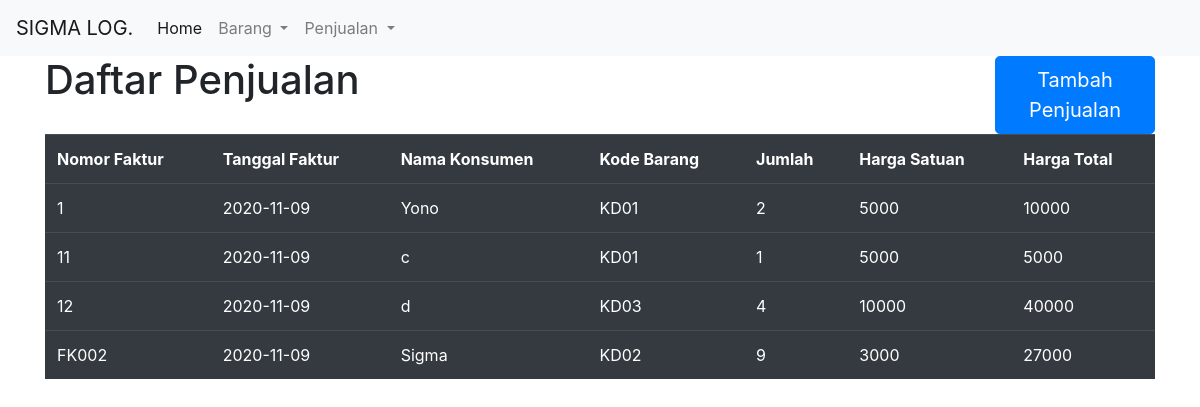
The page /daftarPenjualan.php on the database its author committed.
### tables this page shows
CREATE TABLE `penjualan` (
  `nomor` varchar(11) NOT NULL,
  `tanggal` date NOT NULL,
  `konsumen` varchar(250) NOT NULL,
  `kode` varchar(5) NOT NULL,
  `jumlah` int(11) NOT NULL,
  `hargasatuan` double NOT NULL,
  `hargatotal` double NOT NULL
);

### daftarPenjualan.php (the view)
<?php
    include 'koneksi.php';
    $listPenjualan = mysqli_query($koneksi,"SELECT * FROM penjualan" );
    include 'master.php';
?>
<div class="container">
    <div class="row">
        <div class="col-lg-10">
            <h1>Daftar Penjualan</h1>
        </div>
        <div class="col-lg-2">
            <a href="penjualan.php"><button type="button" class="btn btn-primary btn-lg">Tambah Penjualan</button></a>
        </div>
    </div>
    <div class="row">
    <div class="col-lg-12">
        <table class="table table-dark">
            <tr>
                <th>Nomor Faktur</th>
                <th>Tanggal Faktur</th>
                <th>Nama Konsumen</th>
                <th>Kode Barang</th>
                <th>Jumlah</th>
                <th>Harga Satuan</th>
                <th>Harga Total</th>
            </tr>
            <?php
            foreach ($listPenjualan as $penjualan) {
                echo "
                    <tr>
                        <td>$penjualan[nomor]</td>
                        <td>$penjualan[tanggal]</td>
                        <td>$penjualan[konsumen]</td>
                        <td>$penjualan[kode]</td>
                        <td>$penjualan[jumlah]</td>
                        <td>$penjualan[hargasatuan]</td>
                        <td>$penjualan[hargatotal]</td>
                    </tr>
                ";
            }
        ?>
        </table>
        </div>
    </div>
</div>
<?php
    include 'footer.php';
?>

### rows shown on the page
penjualan: nomor "1", tanggal "2020-11-09", konsumen "Yono", kode "KD01", jumlah "2", hargasatuan "5000", hargatotal "10000"
penjualan: nomor "11", tanggal "2020-11-09", konsumen "c", kode "KD01", jumlah "1", hargasatuan "5000", hargatotal "5000"
penjualan: nomor "12", tanggal "2020-11-09", konsumen "d", kode "KD03", jumlah "4", hargasatuan "10000", hargatotal "40000"
penjualan: nomor "FK002", tanggal "2020-11-09", konsumen "Sigma", kode "KD02", jumlah "9", hargasatuan "3000", hargatotal "27000"
